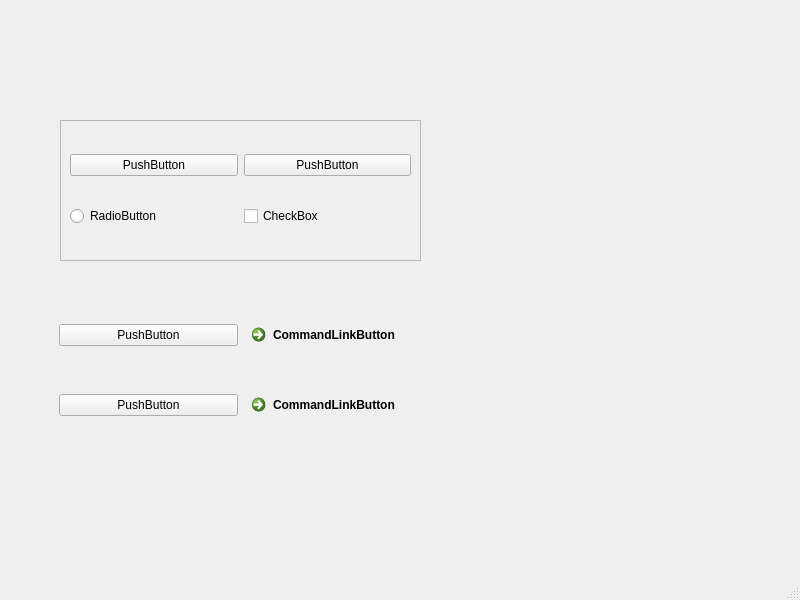
<?xml version="1.0" encoding="UTF-8"?>
<ui version="4.0">
 <class>MainWindow</class>
 <widget class="QMainWindow" name="MainWindow">
  <property name="geometry">
   <rect>
    <x>0</x>
    <y>0</y>
    <width>800</width>
    <height>600</height>
   </rect>
  </property>
  <property name="windowTitle">
   <string>MainWindow</string>
  </property>
  <widget class="QWidget" name="centralwidget">
   <widget class="QFrame" name="frame">
    <property name="geometry">
     <rect>
      <x>60</x>
      <y>120</y>
      <width>361</width>
      <height>141</height>
     </rect>
    </property>
    <property name="frameShape">
     <enum>QFrame::StyledPanel</enum>
    </property>
    <property name="frameShadow">
     <enum>QFrame::Raised</enum>
    </property>
    <layout class="QGridLayout" name="gridLayout">
     <item row="0" column="0">
      <widget class="QPushButton" name="pushButton">
       <property name="text">
        <string>PushButton</string>
       </property>
      </widget>
     </item>
     <item row="0" column="1">
      <widget class="QPushButton" name="pushButton_2">
       <property name="text">
        <string>PushButton</string>
       </property>
      </widget>
     </item>
     <item row="1" column="0">
      <widget class="QRadioButton" name="radioButton">
       <property name="text">
        <string>RadioButton</string>
       </property>
      </widget>
     </item>
     <item row="1" column="1">
      <widget class="QCheckBox" name="checkBox">
       <property name="text">
        <string>CheckBox</string>
       </property>
      </widget>
     </item>
    </layout>
   </widget>
   <widget class="QFrame" name="gridFrame">
    <property name="geometry">
     <rect>
      <x>50</x>
      <y>280</y>
      <width>381</width>
      <height>181</height>
     </rect>
    </property>
    <layout class="QGridLayout" name="gridLayout_2">
     <item row="1" column="0">
      <widget class="QPushButton" name="pushButton_4">
       <property name="text">
        <string>PushButton</string>
       </property>
      </widget>
     </item>
     <item row="0" column="0">
      <widget class="QPushButton" name="pushButton_3">
       <property name="text">
        <string>PushButton</string>
       </property>
      </widget>
     </item>
     <item row="0" column="1">
      <widget class="QCommandLinkButton" name="commandLinkButton">
       <property name="text">
        <string>CommandLinkButton</string>
       </property>
      </widget>
     </item>
     <item row="1" column="1">
      <widget class="QCommandLinkButton" name="commandLinkButton_2">
       <property name="text">
        <string>CommandLinkButton</string>
       </property>
      </widget>
     </item>
    </layout>
   </widget>
  </widget>
  <widget class="QMenuBar" name="menubar">
   <property name="geometry">
    <rect>
     <x>0</x>
     <y>0</y>
     <width>800</width>
     <height>23</height>
    </rect>
   </property>
  </widget>
  <widget class="QStatusBar" name="statusbar"/>
 </widget>
 <resources/>
 <connections/>
</ui>
